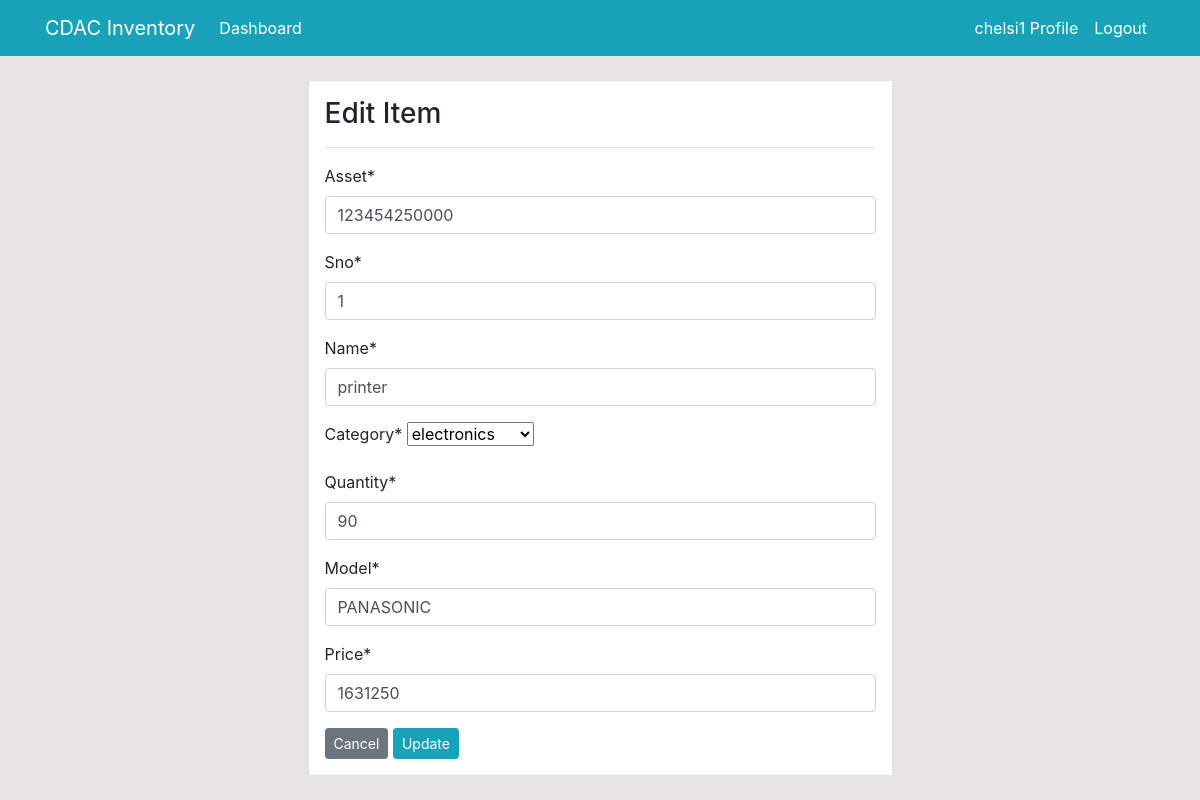
The app's page /product/update/24/ (signed in), older data.
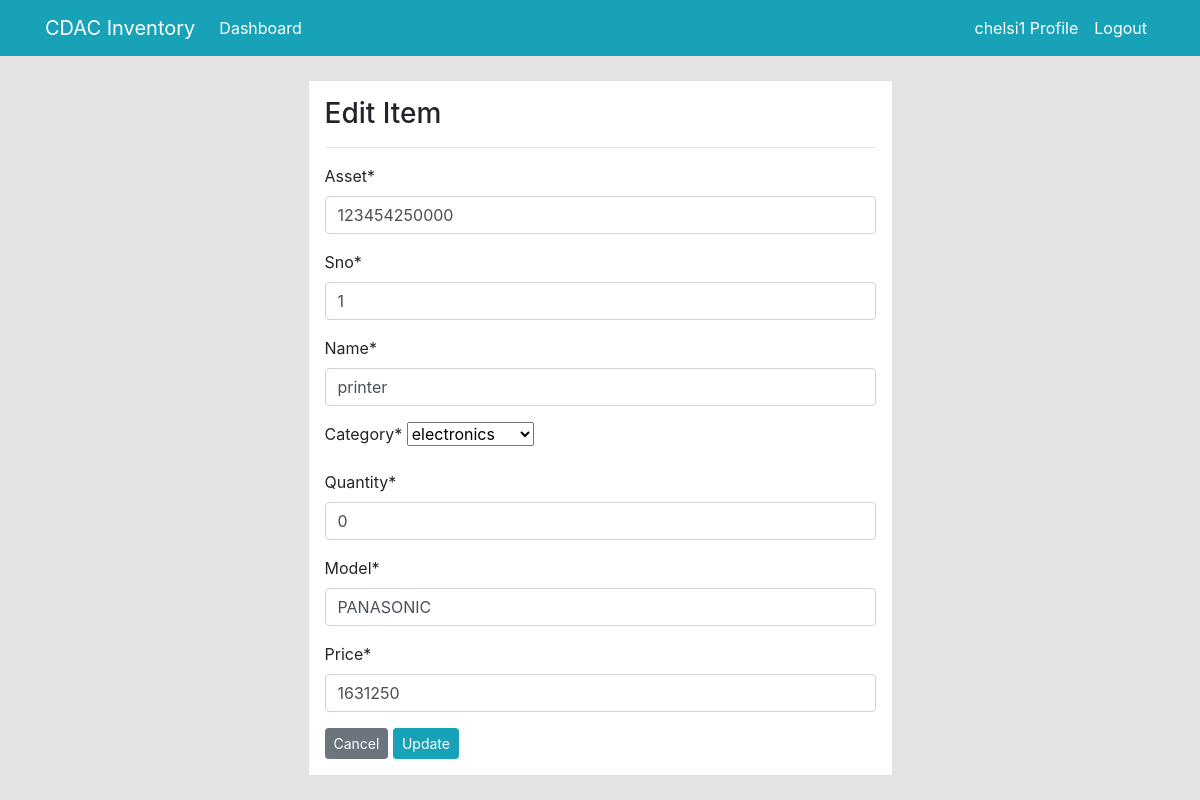
The same page, newer data.
### dashboard/models.py (models this page shows, shortened)
class Product(models.Model):
    asset=models.CharField(max_length=30,null=True)
    sno=models.CharField(max_length=15,null=True)
    name=models.CharField(max_length=100,null=True)
    category=models.CharField(max_length=20,choices=category,null=True)
    quantity=models.PositiveIntegerField(null=True)
    model=models.CharField(max_length=300,null=True)
    barcode=models.ImageField(upload_to='images/',null=True)
    price=models.PositiveIntegerField(null=True)
    class Meta:
        verbose_name_plural='Product'

### dashboard/views.py (the view)
# urls.py: path('product/update/<int:pk>/',views.product_update,name='dashboard-product-update'),
@login_required
def product_update(request,pk):
    item=Product.objects.get(id=pk)
    if request.method=='POST':
        form=ProductForm(request.POST,instance=item)
        if form.is_valid():
            form.save()
            return redirect('dashboardproduct')
    else:
        form=ProductForm(instance=item)
    context={
        'form':form
    }
    return render(request,'dashboard/product_update.html',context)

### dashboard/forms.py
class ProductForm(forms.ModelForm):
    class Meta:
        model=Product
        fields=['asset','sno','name','category','quantity','model','price']

### template/dashboard/product_update.html (shortened to what this page needs)
{% extends 'partials/base.html' %}
{% load crispy_forms_tags %}
{% block content %}
<div class="row my-4">
    <div class="col-md-6 offset-md-3">
        <div class="border p-3 bg-white">
            <h3>Edit Item</h3>
            <hr>
            <form method="POST">
                {{ form|crispy }}
                <a class="btn btn-secondary btn-sm" href="{% url 'dashboardproduct' %}">Cancel</a>
                <input class="btn btn-info btn-sm" type="submit" value="Update">
            </form>
        </div>
    </div>
</div>
{% endblock %}

Row changes from the older to the newer data that the page shows:
changed Product "printer": quantity "90" → "0"
